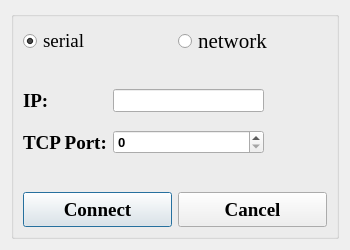
<?xml version="1.0" encoding="UTF-8"?>
<ui version="4.0">
 <class>ConnectDialog</class>
 <widget class="QDialog" name="ConnectDialog">
  <property name="geometry">
   <rect>
    <x>0</x>
    <y>0</y>
    <width>350</width>
    <height>250</height>
   </rect>
  </property>
  <property name="minimumSize">
   <size>
    <width>350</width>
    <height>250</height>
   </size>
  </property>
  <property name="maximumSize">
   <size>
    <width>350</width>
    <height>250</height>
   </size>
  </property>
  <property name="windowTitle">
   <string> Connect Dialog</string>
  </property>
  <layout class="QGridLayout" name="gridLayout">
   <item row="0" column="0">
    <widget class="QGroupBox" name="connect_groupBox">
     <property name="minimumSize">
      <size>
       <width>10</width>
       <height>10</height>
      </size>
     </property>
     <property name="maximumSize">
      <size>
       <width>16777215</width>
       <height>16777215</height>
      </size>
     </property>
     <property name="font">
      <font>
       <pointsize>10</pointsize>
       <bold>true</bold>
      </font>
     </property>
     <property name="title">
      <string/>
     </property>
     <layout class="QGridLayout" name="gridLayout_2">
      <item row="0" column="0">
       <layout class="QHBoxLayout" name="radio_horizontalLayout">
        <item>
         <widget class="QRadioButton" name="serial_radio">
          <property name="font">
           <font>
            <family>Times New Roman</family>
            <pointsize>14</pointsize>
            <bold>false</bold>
           </font>
          </property>
          <property name="text">
           <string>serial</string>
          </property>
          <property name="checked">
           <bool>true</bool>
          </property>
         </widget>
        </item>
        <item>
         <widget class="QRadioButton" name="network_radio">
          <property name="font">
           <font>
            <family>Times New Roman</family>
            <pointsize>16</pointsize>
            <bold>false</bold>
           </font>
          </property>
          <property name="text">
           <string>network</string>
          </property>
          <property name="checked">
           <bool>false</bool>
          </property>
         </widget>
        </item>
       </layout>
      </item>
      <item row="4" column="0">
       <layout class="QHBoxLayout" name="btn_horizontalLayout">
        <item>
         <widget class="QPushButton" name="connect_btn">
          <property name="minimumSize">
           <size>
            <width>0</width>
            <height>35</height>
           </size>
          </property>
          <property name="font">
           <font>
            <family>Times New Roman</family>
            <pointsize>14</pointsize>
            <bold>true</bold>
           </font>
          </property>
          <property name="text">
           <string>Connect</string>
          </property>
         </widget>
        </item>
        <item>
         <widget class="QPushButton" name="cancel_btn">
          <property name="minimumSize">
           <size>
            <width>0</width>
            <height>35</height>
           </size>
          </property>
          <property name="font">
           <font>
            <family>Times New Roman</family>
            <pointsize>14</pointsize>
            <bold>true</bold>
           </font>
          </property>
          <property name="text">
           <string>Cancel</string>
          </property>
         </widget>
        </item>
       </layout>
      </item>
      <item row="2" column="0">
       <widget class="QStackedWidget" name="config_stack">
        <property name="currentIndex">
         <number>1</number>
        </property>
        <widget class="QWidget" name="serial_page">
         <property name="autoFillBackground">
          <bool>false</bool>
         </property>
         <widget class="QWidget" name="layoutWidget_3">
          <property name="geometry">
           <rect>
            <x>0</x>
            <y>0</y>
            <width>241</width>
            <height>79</height>
           </rect>
          </property>
          <layout class="QGridLayout" name="gridLayout_16">
           <item row="0" column="0">
            <widget class="QLabel" name="label">
             <property name="minimumSize">
              <size>
               <width>0</width>
               <height>35</height>
              </size>
             </property>
             <property name="font">
              <font>
               <family>Times New Roman</family>
               <pointsize>14</pointsize>
               <bold>true</bold>
              </font>
             </property>
             <property name="text">
              <string>COM Port:</string>
             </property>
            </widget>
           </item>
           <item row="0" column="1">
            <widget class="QComboBox" name="port_combx">
             <property name="minimumSize">
              <size>
               <width>0</width>
               <height>0</height>
              </size>
             </property>
             <property name="font">
              <font>
               <family>Times New Roman</family>
               <pointsize>14</pointsize>
               <bold>true</bold>
              </font>
             </property>
             <item>
              <property name="text">
               <string>&lt;None&gt;</string>
              </property>
             </item>
            </widget>
           </item>
           <item row="1" column="0">
            <widget class="QLabel" name="label_2">
             <property name="minimumSize">
              <size>
               <width>0</width>
               <height>35</height>
              </size>
             </property>
             <property name="font">
              <font>
               <family>Times New Roman</family>
               <pointsize>14</pointsize>
               <bold>true</bold>
              </font>
             </property>
             <property name="text">
              <string>Baud:</string>
             </property>
            </widget>
           </item>
           <item row="1" column="1">
            <widget class="QComboBox" name="baud_combx">
             <property name="minimumSize">
              <size>
               <width>0</width>
               <height>0</height>
              </size>
             </property>
             <property name="font">
              <font>
               <family>Times New Roman</family>
               <pointsize>14</pointsize>
               <bold>true</bold>
              </font>
             </property>
             <item>
              <property name="text">
               <string>115200</string>
              </property>
             </item>
             <item>
              <property name="text">
               <string>19200</string>
              </property>
             </item>
             <item>
              <property name="text">
               <string>9600</string>
              </property>
             </item>
             <item>
              <property name="text">
               <string>4800</string>
              </property>
             </item>
             <item>
              <property name="text">
               <string>2400</string>
              </property>
             </item>
             <item>
              <property name="text">
               <string>1200</string>
              </property>
             </item>
            </widget>
           </item>
          </layout>
         </widget>
        </widget>
        <widget class="QWidget" name="network_page">
         <widget class="QWidget" name="layoutWidget_2">
          <property name="geometry">
           <rect>
            <x>0</x>
            <y>0</y>
            <width>241</width>
            <height>79</height>
           </rect>
          </property>
          <layout class="QGridLayout" name="gridLayout_18">
           <item row="1" column="0">
            <widget class="QLabel" name="label_12">
             <property name="minimumSize">
              <size>
               <width>0</width>
               <height>35</height>
              </size>
             </property>
             <property name="font">
              <font>
               <family>Times New Roman</family>
               <pointsize>14</pointsize>
               <bold>true</bold>
              </font>
             </property>
             <property name="text">
              <string>TCP Port:</string>
             </property>
            </widget>
           </item>
           <item row="0" column="0">
            <widget class="QLabel" name="label_11">
             <property name="minimumSize">
              <size>
               <width>0</width>
               <height>35</height>
              </size>
             </property>
             <property name="font">
              <font>
               <family>Times New Roman</family>
               <pointsize>14</pointsize>
               <bold>true</bold>
              </font>
             </property>
             <property name="text">
              <string>IP:</string>
             </property>
            </widget>
           </item>
           <item row="0" column="1">
            <widget class="QLineEdit" name="ip_lineEdit"/>
           </item>
           <item row="1" column="1">
            <widget class="QSpinBox" name="tcp_port_spinBox">
             <property name="minimum">
              <number>0</number>
             </property>
             <property name="maximum">
              <number>65535</number>
             </property>
            </widget>
           </item>
          </layout>
         </widget>
        </widget>
       </widget>
      </item>
      <item row="1" column="0">
       <spacer name="horizontalSpacer">
        <property name="orientation">
         <enum>Qt::Orientation::Horizontal</enum>
        </property>
        <property name="sizeHint" stdset="0">
         <size>
          <width>40</width>
          <height>20</height>
         </size>
        </property>
       </spacer>
      </item>
     </layout>
    </widget>
   </item>
  </layout>
 </widget>
 <resources/>
 <connections/>
</ui>
